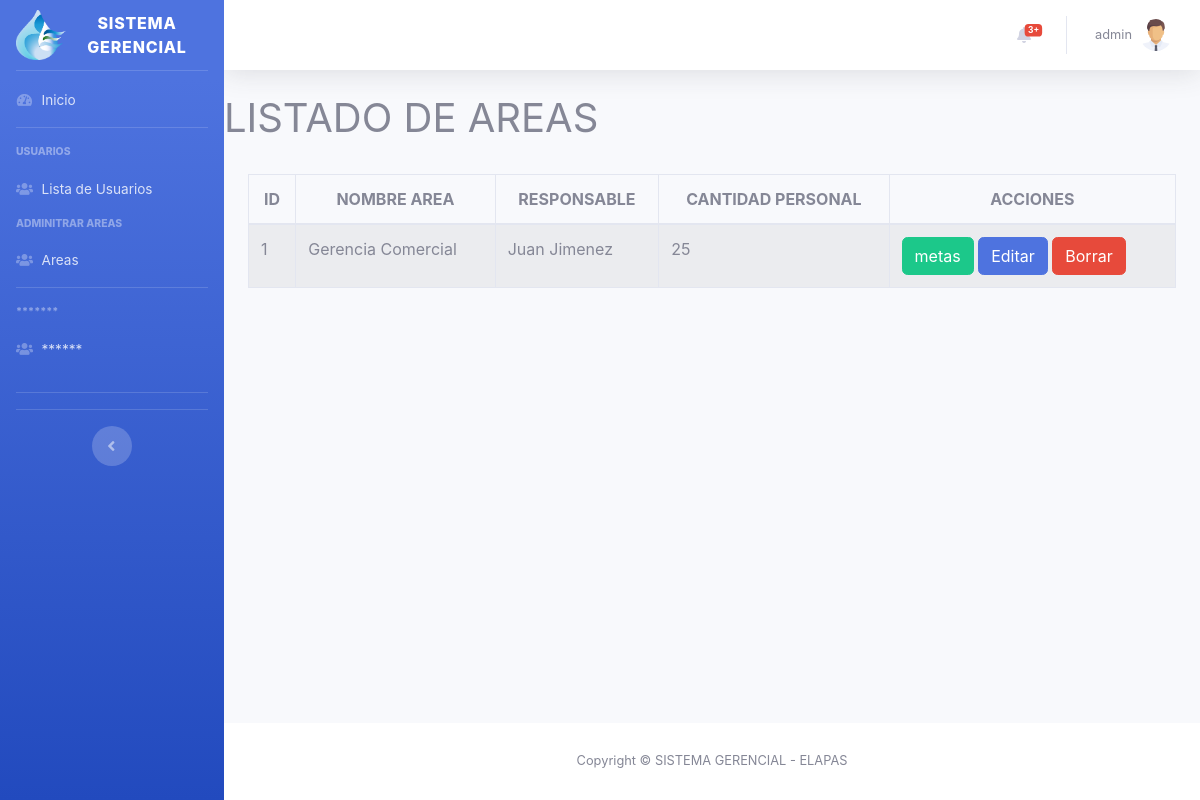
/dashboard/areas.php (signed in), run on the app's committed database.
### tables this page shows
CREATE TABLE `area` (
  `id_area` int(11) NOT NULL,
  `nombre_area` varchar(30) NOT NULL,
  `responsable` varchar(30) NOT NULL,
  `cantidad_personal` int(3) NOT NULL,
  `id_usuario` int(11) DEFAULT NULL,
  `estado_area` int(11) NOT NULL
);

### dashboard/areas.php (the view, shortened to what this page needs)
<?php require_once "paginas/parte_superior.php"?>
    <h1>LISTADO DE AREAS</h1>
    <?php
if($tipo_user!="Administrador"){
    $consulta = "SELECT id_area, nombre_area, responsable, cantidad_personal FROM area Where id_usuario='$id_usuario'";
}
else{
    $consulta = "SELECT id_area, nombre_area, responsable, cantidad_personal FROM area";
}
$resultado = $conexion->prepare($consulta);
$resultado->execute();
$data = $resultado->fetchAll(PDO::FETCH_ASSOC);
?>
<br>
<div class="container">
    <div class="row">
        <div class="col-lg-12">
            <div class="table-responsive">
                <table id="tabla_area" class="table table-striped table-bordered table-condensed" style="width:100%">
                <thead class="text-center">
                    <tr>
                        <th>ID</th>
                        <th>NOMBRE AREA</th>
                        <th>RESPONSABLE</th>
                        <th>CANTIDAD PERSONAL</th>
                        <th>ACCIONES</th>
                    </tr>
                </thead>
                <tbody>
                    <?php
                    foreach($data as $dat) {
                    ?>
                    <tr>
                        <td><?php echo $dat['id_area'] ?></td>
                        <td><?php echo $dat['nombre_area'] ?></td>
                        <td><?php echo $dat['responsable'] ?></td>
                        <td><?php echo $dat['cantidad_personal'] ?></td>
                        <td>
                            <a href="metas.php?id_area=<?php echo $dat['id_area'] ?>" class="btn btn-success">metas</a>
                            <button class='btn btn-primary btnEditar_area'>Editar</button>
                            <button class='btn btn-danger btnBorrar_area'>Borrar</button>
                        </td>
                    </tr>
                    <?php
                        }
                    ?>
                </tbody>
                </table>
            </div>
        </div>
    </div>
</div>
<?php require_once "paginas/parte_inferior.php"?>

### data on the page
area: id_area "1", nombre_area "Gerencia Comercial", responsable "Juan Jimenez", cantidad_personal "25"

### other printed values
$_SESSION["s_usuario"] "admin"
